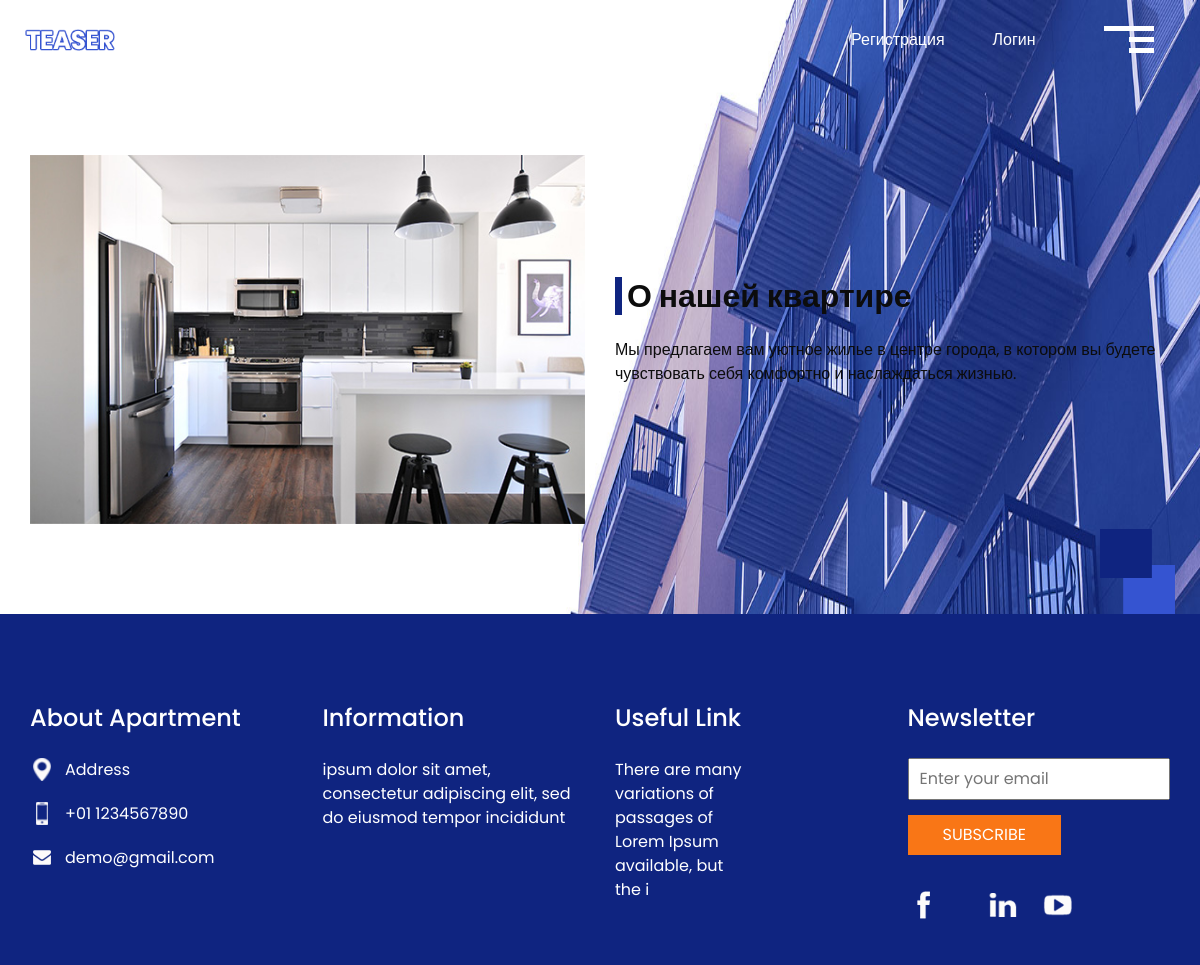
Before: /about with the older database file.
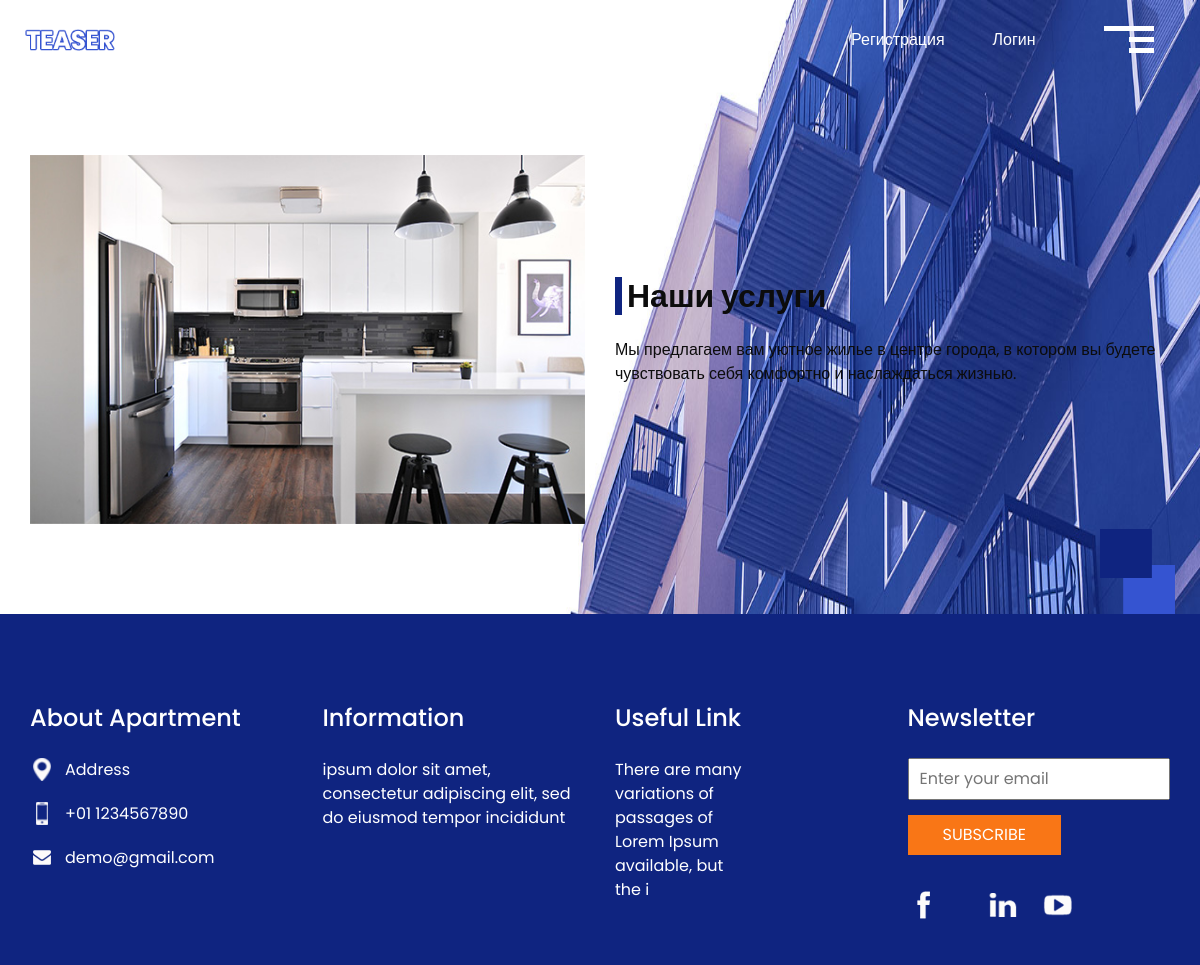
After: the same page with the newer database file.
### main/models.py (models this page shows, shortened)
class AboutApartment(models.Model):
    about = models.TextField(verbose_name='О нашей квартире')
    desc = models.TextField()

### main/views.py (the view)
# urls.py: path('about', about, name='about'),
def about(request):
    about = AboutApartment.objects.all()
    content = {'about': about}
    return render(request,'about.html', content)

### templates/about.html (shortened to what this page needs)
{% extends 'base.html' %}
{% load static %}
{% block content %}
  <section class="about_section layout_padding-bottom">
    <div class="square-box">
      <img src="{% static '/images/square.png' %}" alt="">
    </div>
    <div class="container">
      <div class="row">
        <div class="col-md-6">
          <div class="img-box">
            <img src="{% static '/images/about-img.jpg' %}" alt="">
          </div>
        </div>
        <div class="col-md-6">
          {% for a in about %}
          <div class="detail-box">
            <div class="heading_container">
              <h2>
                {{a.about}}
              </h2>
            </div>
            <p>
              {{a.desc}}
            </p>
          </div>
          {% endfor %}
        </div>
      </div>
    </div>
  </section>
  <section class="info_section ">
    <div class="container">
      <div class="row">
        <div class="col-md-3">
          <div class="info_contact">
            <h5>
              About Apartment
            </h5>
            <div>
              <div class="img-box">
                <img src="{% static '/images/location.png' %}" width="18px" alt="">
              </div>
              <p>
                Address
              </p>
            </div>
            <div>
              <div class="img-box">
                <img src="{% static '/images/phone.png' %}" width="12px" alt="">
              </div>
              <p>
                +01 1234567890
              </p>
            </div>
            <div>
              <div class="img-box">
                <img src="{% static '/images/mail.png' %}" width="18px" alt="">
              </div>
              <p>
                demo@gmail.com
              </p>
            </div>
          </div>
        </div>
        <div class="col-md-3">
          <div class="info_info">
            <h5>
              Information
            </h5>
            <p>
              ipsum dolor sit amet, consectetur adipiscing elit, sed do eiusmod tempor incididunt
            </p>
          </div>
        </div>
        <div class="col-md-3">
          <div class="info_links">
            <h5>
              Useful Link
            </h5>
            <ul>
              <li>
                <a href="">
                  There are many
                </a>
              </li>
              <li>
                <a href="">
                  variations of
                </a>
              </li>
              <li>
                <a href="">
                  passages of
                </a>
              </li>
              <li>
                <a href="">
                  Lorem Ipsum
                </a>
              </li>
              <li>
                <a href="">
                  available, but
                </a>
              </li>
              <li>
                <a href="">
                  the i
                </a>
              </li>
            </ul>
          </div>
        </div>
        <div class="col-md-3">
          <div class="info_form ">
            <h5>
              Newsletter
            </h5>
            <form action="">
              <input type="email" placeholder="Enter your email">
              <button>
                Subscribe
              </button>
            </form>
            <div class="social_box">
              <a href="">
                <img src="{% static '/images/fb.png' %}" alt="">
              </a>
              <a href="">
                <img src="{% static '/images/linkedin.png' %}" alt="">
              </a>
              <a href="">
                <img src="{% static '/images/youtube.png' %}" alt="">
              </a>
            </div>
          </div>
        </div>
      </div>
    </div>
  </section>
{% endblock %}

### templates/base.html (shortened to what this page needs)
{% load static %}
<head>
  <link rel="stylesheet" type="text/css" href="{% static '/css/bootstrap.css' %}" />
  <link href="{% static '/css/style.css' %}" rel="stylesheet" />
  <link href="{% static '/css/responsive.css' %}" rel="stylesheet" />
</head>
<body>
  <div class="hero_area">
    <header class="header_section">
      <div class="container-fluid">
        <nav class="navbar navbar-expand-lg custom_nav-container">
          <a class="navbar-brand" href="index.html">
            <img src="{% static '/images/logo.png' %}" alt="" />
          </a>
          <div class="navbar-collapse" id="">
            <ul class="navbar-nav justify-content-between ">
              <div class="User_option">
                <li class="">
                  <a class="mr-4" href="">
                    <li>
                    Регистрация
                  </li>
                  </a>
                  <a class="" href="">
                    Логин
                  </a>
                </li>
              </div>
            </ul>
            <div class="custom_menu-btn">
              <button onclick="openNav()">
                <span class="s-1">
                </span>
                <span class="s-2">
                </span>
                <span class="s-3">
                </span>
              </button>
            </div>
          </div>
        </nav>
      </div>
    </header>
  {% block content %}
  {% endblock %}

### static/css/style.css (style rules this page uses)
body { font-family: 'Poppins', sans-serif; color: #0c0c0c; background-color: #ffffff; }
.layout_padding-bottom { padding-bottom: 90px; }
.heading_container { display: -webkit-box; display: -ms-flexbox; display: flex; -webkit-box-orient: vertical; -webkit-box-direction: normal; -ms-flex-direction: column; flex-direction: column; }
.heading_container h2 { padding-left: 5px; position: relative; border-left: 7px solid #0f2480; font-weight: bold; }
.hero_area { background-image: url(../images/hero-bg.jpg); position: relative; background-repeat: no-repeat; background-position: top right; background-size: 60% 100%; }
.header_section { overflow-x: hidden; }
.header_section .container-fluid { padding-right: 25px; padding-left: 25px; }
.header_section .navbar-expand-lg .navbar-nav { width: 90%; }
.header_section .user_option { display: -webkit-box; display: -ms-flexbox; display: flex; -webkit-box-align: center; -ms-flex-align: center; align-items: center; }
.header_section .user_option a { display: -webkit-box; display: -ms-flexbox; display: flex; color: #ffffff; -webkit-box-align: center; -ms-flex-align: center; align-items: center; }
a, a:hover, a:focus { text-decoration: none; }
.navbar-brand { display: -webkit-box; display: -ms-flexbox; display: flex; -webkit-box-align: center; -ms-flex-align: center; align-items: center; }
.navbar-brand img { width: 90px; }
.custom_nav-container { z-index: 99999; padding: 0; height: 80px; }
.User_option { display: -webkit-box; display: -ms-flexbox; display: flex; -webkit-box-align: center; -ms-flex-align: center; align-items: center; margin-left: auto; margin-right: 35px; }
.User_option a { color: #ffffff; }
.custom_menu-btn { z-index: 9; position: absolute; right: 15px; top: 7px; }
.custom_menu-btn button { margin-top: 12px; outline: none; border: none; background-color: transparent; }
.custom_menu-btn button span { display: block; width: 50px; height: 5px; background-color: #fff; margin: 6px 0; -webkit-transition: all .3s; transition: all .3s; }
.custom_menu-btn .s-2 { width: 25px; margin-left: auto; }
.custom_menu-btn .s-3 { width: 25px; margin-left: auto; }
.about_section { position: relative; padding-top: 75px; }
.about_section .row { -webkit-box-align: center; -ms-flex-align: center; align-items: center; }
.about_section .img-box img { width: 100%; }
.about_section .detail-box p { margin-top: 15px; }
.about_section .square-box { position: absolute; right: 25px; bottom: 0; width: 75px; }
.about_section .square-box img { width: 100%; }
.info_section { background-color: #0f2480; color: #ffffff; padding: 90px 0 45px 0; }
.info_section h5 { margin-bottom: 25px; font-size: 24px; }
.info_section .info_links ul { padding: 0; }
.info_section .info_links ul li { list-style-type: none; }
.info_section .info_links ul li a { color: #ffffff; }
.info_section .info_contact .img-box { width: 35px; display: -webkit-box; display: -ms-flexbox; display: flex; -webkit-box-pack: center; -ms-flex-pack: center; justify-content: center; }
.info_section .info_contact p { margin: 0; }
.info_section .info_contact > div { display: -webkit-box; display: -ms-flexbox; display: flex; -webkit-box-align: center; -ms-flex-align: center; align-items: center; margin: 20px 0; }
.info_section .info_contact > div img { height: auto; margin-right: 12px; }
.info_section .info_form form input { outline: none; width: 100%; padding: 7px 10px; }
.info_section .info_form form button { padding: 8px 35px; outline: none; border: none; color: #ffffff; background: #f97616; margin-top: 15px; text-transform: uppercase; }
.info_section .info_form .social_box { margin-top: 35px; width: 100%; display: -webkit-box; display: -ms-flexbox; display: flex; }
.info_section .info_form .social_box a { margin-right: 25px; }

### static/css/responsive.css (style rules this page uses)
@media (min-width: 1200px) { .container { max-width: 1170px; } }

Changed rows visible on the page:
changed AboutApartment: about "О нашей квартире" → "Наши услуги"
